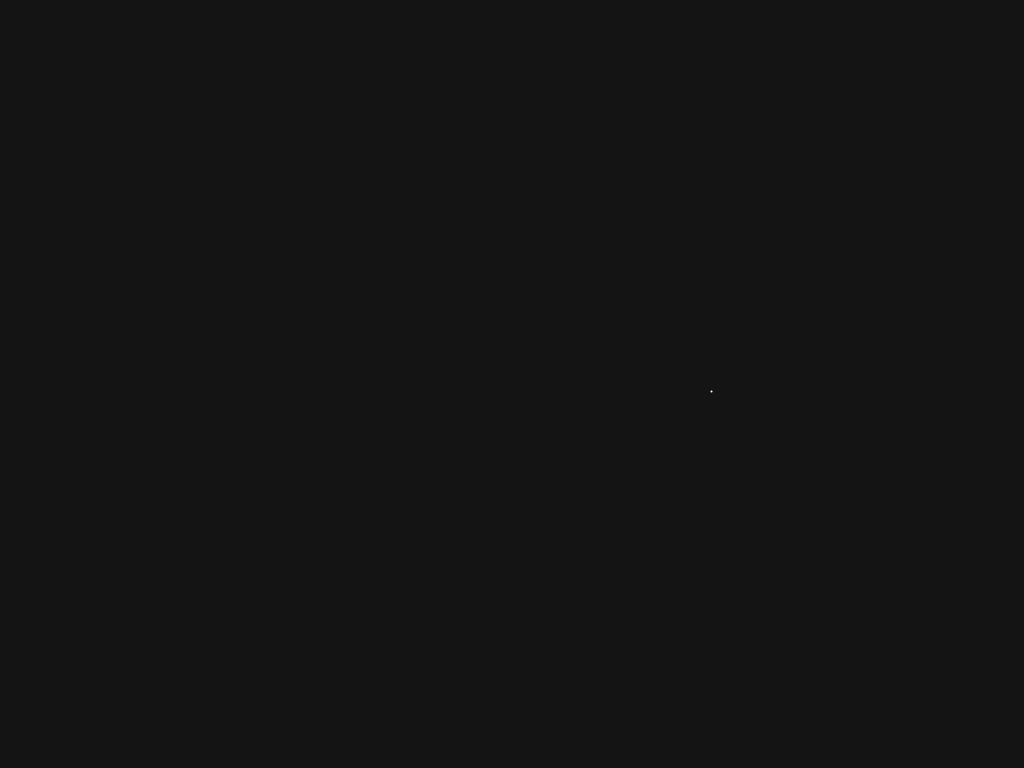
Frame 1 (no input)
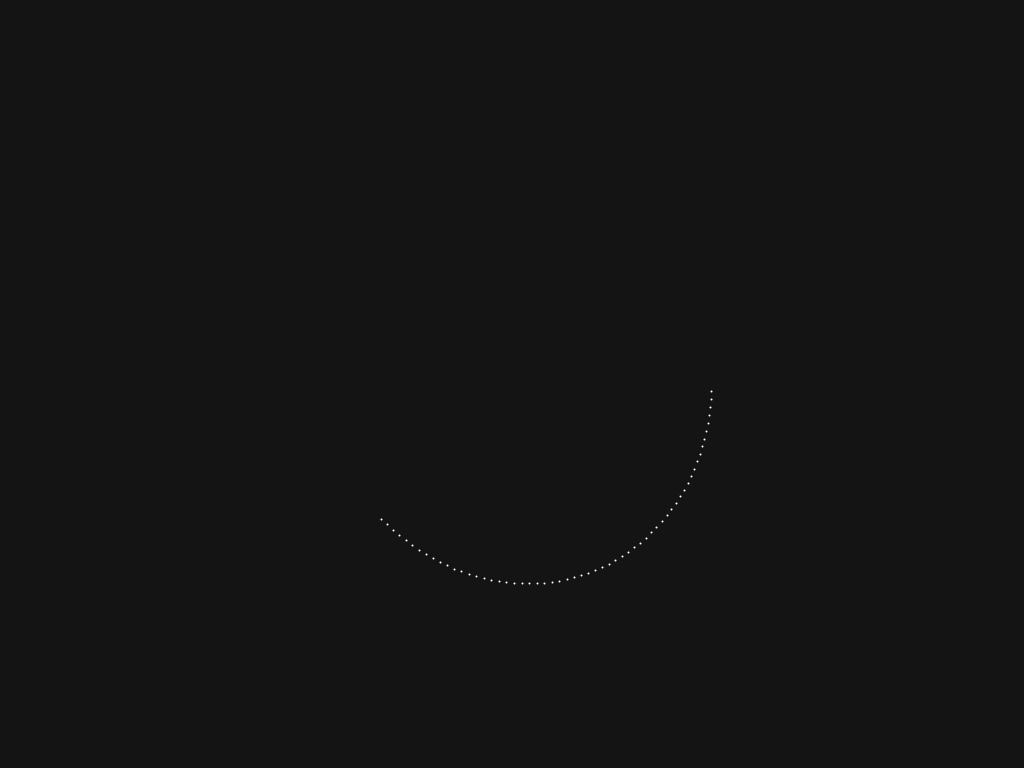
Frame 60 (the mouse pressed at the canvas centre just before this capture)
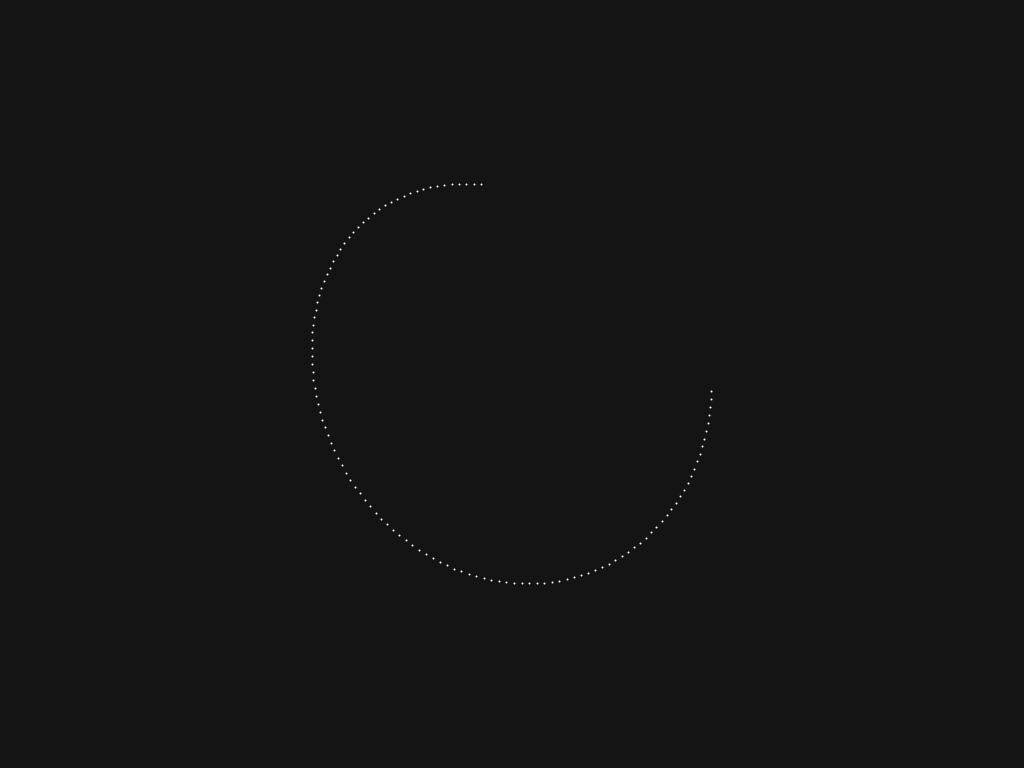
Frame 120 (the mouse held since frame 60 and released just before this capture)

The Processing sketch that drew these frames (run headless with seeded random() and noise(); from frame 60 on, the mouse is pressed at the canvas centre):

// Processing sketch: Trigonometry_8_LissajousCurves
// ── Trigonometry_8_LissajousCurves.pde
/*------------------------------------------------- 
 LissajousCurves ::
 */

float angle;
PVector pos, prevPos;

//-------------------------------------------------
void setup() {
  size(1024, 768);
  background(20);

  pos = new PVector();
  prevPos = new PVector();
}

//-------------------------------------------------
void update() {
  angle = frameCount*0.004;

  PVector center = new PVector(width/2, height/2);

  float lissajousSin = sin(angle * 10.0);
  float lissajousCos = cos(angle * 9.5);

  prevPos = pos;

  pos.x = center.x + lissajousCos * 200;
  pos.y = center.y + lissajousSin * 200;
}

//-------------------------------------------------
void draw() {
  update();

  stroke(255);
  strokeWeight(2);
  line(prevPos.x, prevPos.y, pos.x, pos.y);
}
